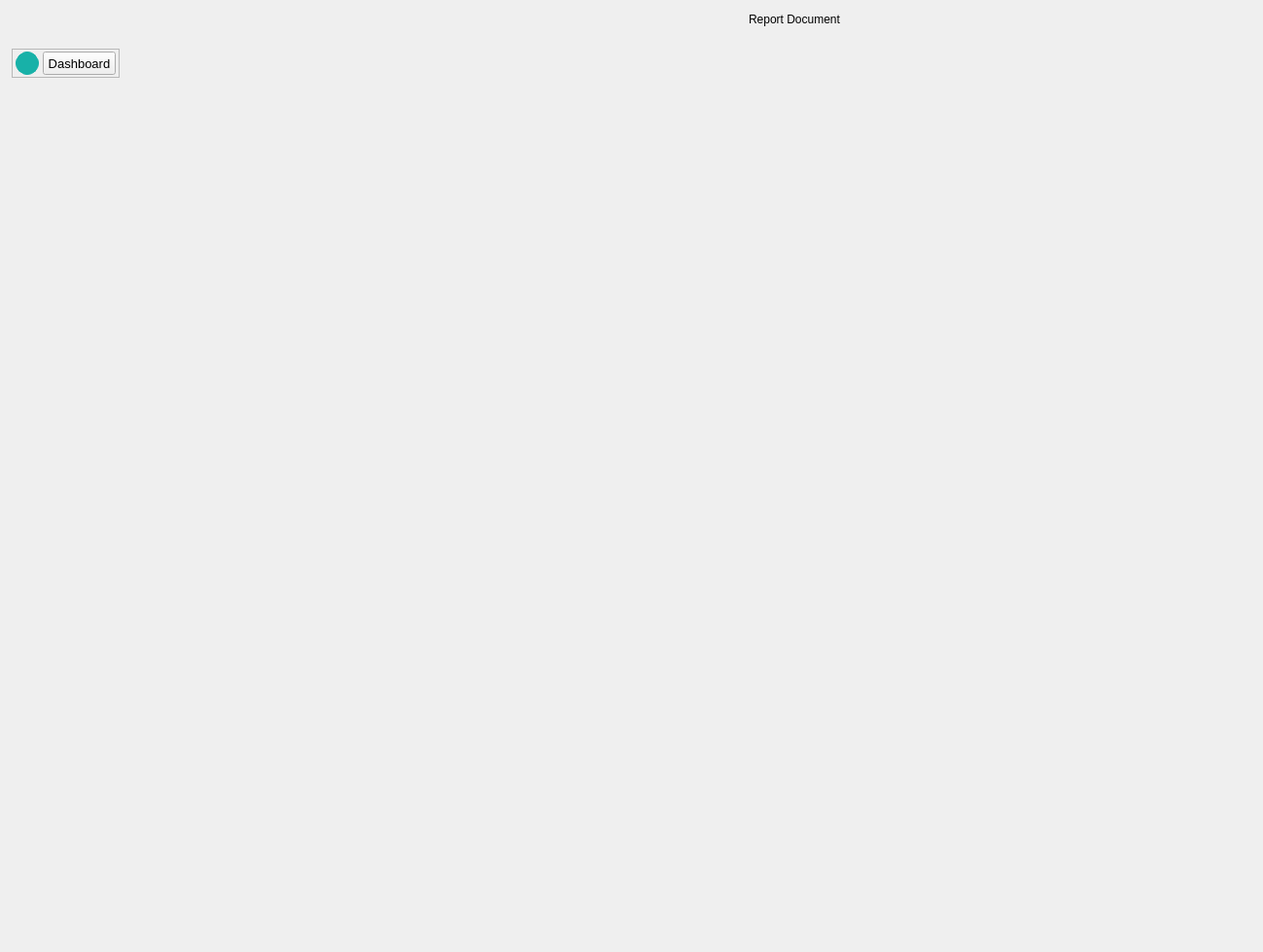
      <widget class="QWidget" name="reportpdf">
       <widget class="QFrame" name="frame_36">
        <property name="geometry">
         <rect>
          <x>12</x>
          <y>50</y>
          <width>111</width>
          <height>30</height>
         </rect>
        </property>
        <property name="frameShape">
         <enum>QFrame::StyledPanel</enum>
        </property>
        <property name="frameShadow">
         <enum>QFrame::Raised</enum>
        </property>
        <widget class="QLabel" name="label_4">
         <property name="geometry">
          <rect>
           <x>4</x>
           <y>3</y>
           <width>24</width>
           <height>24</height>
          </rect>
         </property>
         <property name="styleSheet">
          <string notr="true">background-color: rgb(24, 177, 168);
border-radius: 12px;
border: 1px solid #18B1A8;</string>
         </property>
         <property name="text">
          <string/>
         </property>
         <property name="pixmap">
          <pixmap resource="myresource.qrc">:/new/prefix_stack/images/chevron-left.png</pixmap>
         </property>
         <property name="margin">
          <number>2</number>
         </property>
        </widget>
        <widget class="QPushButton" name="btn_back_report">
         <property name="geometry">
          <rect>
           <x>32</x>
           <y>3</y>
           <width>75</width>
           <height>24</height>
          </rect>
         </property>
         <property name="font">
          <font>
           <pointsize>10</pointsize>
          </font>
         </property>
         <property name="text">
          <string>Dashboard</string>
         </property>
        </widget>
       </widget>
       <widget class="QWidget" name="widget" native="true">
        <property name="geometry">
         <rect>
          <x>450</x>
          <y>50</y>
          <width>840</width>
          <height>920</height>
         </rect>
        </property>
       </widget>
       <widget class="QLabel" name="label_5">
        <property name="geometry">
         <rect>
          <x>770</x>
          <y>10</y>
          <width>141</width>
          <height>20</height>
         </rect>
        </property>
        <property name="text">
         <string>Report Document</string>
        </property>
       </widget>
      </widget>
